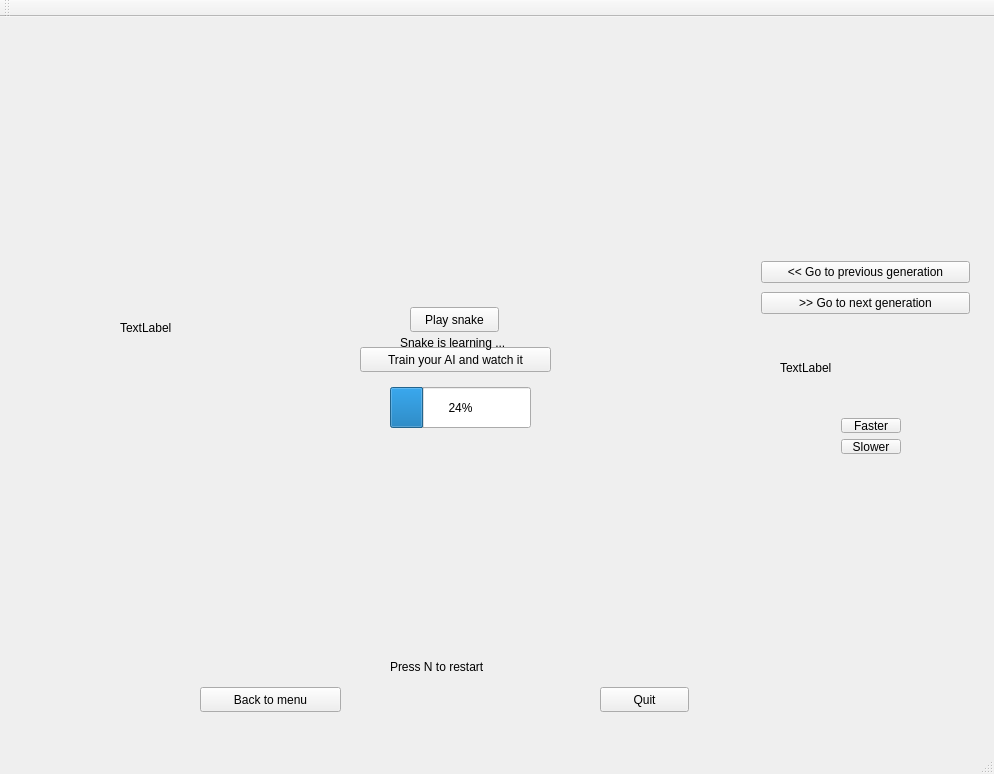
<?xml version="1.0" encoding="UTF-8"?>
<ui version="4.0">
 <class>MainWindow</class>
 <widget class="QMainWindow" name="MainWindow">
  <property name="geometry">
   <rect>
    <x>0</x>
    <y>0</y>
    <width>994</width>
    <height>774</height>
   </rect>
  </property>
  <property name="windowTitle">
   <string>MainWindow</string>
  </property>
  <widget class="QWidget" name="centralWidget">
   <widget class="Draw" name="label">
    <property name="geometry">
     <rect>
      <x>120</x>
      <y>10</y>
      <width>601</width>
      <height>601</height>
     </rect>
    </property>
    <property name="text">
     <string>TextLabel</string>
    </property>
   </widget>
   <widget class="QPushButton" name="pushButton_2">
    <property name="geometry">
     <rect>
      <x>410</x>
      <y>290</y>
      <width>89</width>
      <height>25</height>
     </rect>
    </property>
    <property name="text">
     <string>Play snake</string>
    </property>
   </widget>
   <widget class="QPushButton" name="pushButton_3">
    <property name="geometry">
     <rect>
      <x>360</x>
      <y>330</y>
      <width>191</width>
      <height>25</height>
     </rect>
    </property>
    <property name="text">
     <string>Train your AI and watch it</string>
    </property>
   </widget>
   <widget class="QPushButton" name="pushButton">
    <property name="geometry">
     <rect>
      <x>200</x>
      <y>670</y>
      <width>141</width>
      <height>25</height>
     </rect>
    </property>
    <property name="text">
     <string>Back to menu</string>
    </property>
   </widget>
   <widget class="QPushButton" name="pushButton_4">
    <property name="geometry">
     <rect>
      <x>600</x>
      <y>670</y>
      <width>89</width>
      <height>25</height>
     </rect>
    </property>
    <property name="text">
     <string>Quit</string>
    </property>
   </widget>
   <widget class="QLabel" name="label_2">
    <property name="geometry">
     <rect>
      <x>390</x>
      <y>640</y>
      <width>121</width>
      <height>20</height>
     </rect>
    </property>
    <property name="text">
     <string>Press N to restart</string>
    </property>
   </widget>
   <widget class="QLabel" name="label_3">
    <property name="geometry">
     <rect>
      <x>400</x>
      <y>300</y>
      <width>131</width>
      <height>51</height>
     </rect>
    </property>
    <property name="text">
     <string>Snake is learning ...</string>
    </property>
   </widget>
   <widget class="QProgressBar" name="progressBar">
    <property name="geometry">
     <rect>
      <x>390</x>
      <y>370</y>
      <width>141</width>
      <height>41</height>
     </rect>
    </property>
    <property name="value">
     <number>24</number>
    </property>
   </widget>
   <widget class="QWidget" name="layoutWidget">
    <property name="geometry">
     <rect>
      <x>750</x>
      <y>230</y>
      <width>231</width>
      <height>81</height>
     </rect>
    </property>
    <layout class="QVBoxLayout" name="verticalLayout">
     <item>
      <widget class="QPushButton" name="pushButton_6">
       <property name="text">
        <string> &lt;&lt; Go to previous generation </string>
       </property>
      </widget>
     </item>
     <item>
      <widget class="QPushButton" name="pushButton_5">
       <property name="text">
        <string>&gt;&gt; Go to next generation</string>
       </property>
      </widget>
     </item>
    </layout>
   </widget>
   <widget class="QWidget" name="layoutWidget">
    <property name="geometry">
     <rect>
      <x>830</x>
      <y>390</y>
      <width>82</width>
      <height>58</height>
     </rect>
    </property>
    <layout class="QVBoxLayout" name="verticalLayout_2">
     <item>
      <widget class="QPushButton" name="pushButton_7">
       <property name="text">
        <string>Faster</string>
       </property>
      </widget>
     </item>
     <item>
      <widget class="QPushButton" name="pushButton_8">
       <property name="text">
        <string>Slower</string>
       </property>
      </widget>
     </item>
    </layout>
   </widget>
   <widget class="QLabel" name="label_4">
    <property name="geometry">
     <rect>
      <x>780</x>
      <y>330</y>
      <width>161</width>
      <height>41</height>
     </rect>
    </property>
    <property name="text">
     <string>TextLabel</string>
    </property>
   </widget>
  </widget>
  <widget class="QToolBar" name="mainToolBar">
   <attribute name="toolBarArea">
    <enum>TopToolBarArea</enum>
   </attribute>
   <attribute name="toolBarBreak">
    <bool>false</bool>
   </attribute>
  </widget>
  <widget class="QStatusBar" name="statusBar"/>
 </widget>
 <layoutdefault spacing="6" margin="11"/>
 <customwidgets>
  <customwidget>
   <class>Draw</class>
   <extends>QLabel</extends>
   <header location="global">draw.h</header>
  </customwidget>
 </customwidgets>
 <resources/>
 <connections/>
</ui>
